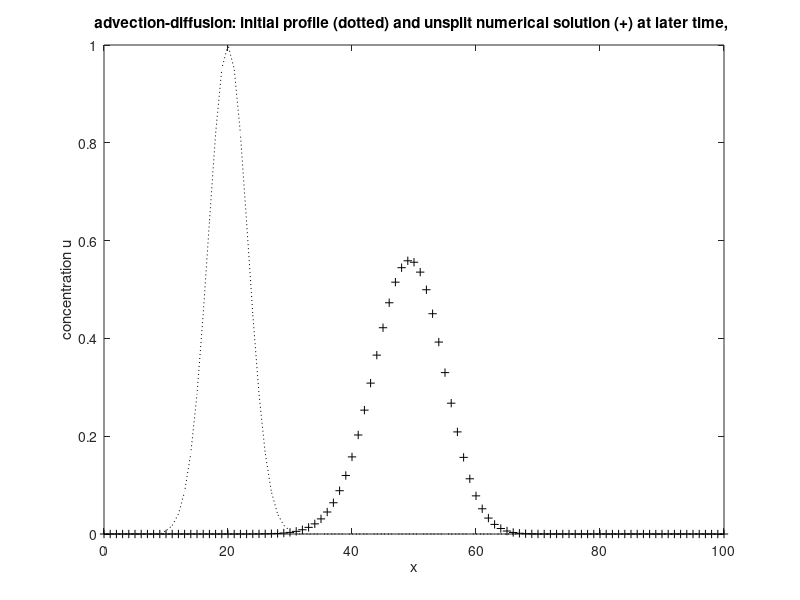

Reproduce this figure in MATLAB.
function advectiondiffusion
% File name: advectiondiffusion.m
% Author: Clive Mingham 
% Date: 14 Oct 2010
%
% This m-file is associated with the free text book: 'Introductory Finite Difference 
% Methods for PDEs' which may be downloaded from
% http://bookboon.com/uk/student/mathematics/introductory-finite-difference
% -methods-for-pdes
%
% Description: Solves the 1D Advection-Diffusion equation 
% dU/dt + v dU/dx = Kx d2U/dx2 with conditions given by Figure 5.2.
%
% Variables:
% u=u(x,t) is the concentration function
% runtime is run time in seconds
% t is elapsed time in seconds
% x is distance in metres
% v is velocity m/s
% Kx is the diffusion coefficient in the x direction
%
% Note:  
% 1) if Kx = 0 this is pure advection and the problem
%    has the usual analytical solution.
% 2) if v = 0 this is pure diffusion and the problem
%    has an analytical solution for certain inital conditions.
% 
% Discretisation:
% first order forward difference for du/dt
% first order backward difference for du/dx
% second order symmetric difference for d2u/dx2
%
% Sub function: gaussian
%
% Boundary Conditions:
% Dirichlet - set to ghost values to zero at left and right edges of domain
%
% Output:
% The solution is calculated over [p, q] using N points and plotted
% after ntimesteps time steps, i.e. the final 
% solution is at time, ntimesteps*dt seconds.
%
clear all; clc; clf
% First set the initial parameters.
p=0;                           % start of computational domain
q=100;                         % end of computational domain
v=0.5;                         % water speed in x direction
t=0;                           % start clock
runtime=57;                    % required run time
Kx=0.1;                        % diffusion coeficient in x direction
N=101;                         % number of grid points
dx=(q-p)/(N-1);                % spatial step size
x = p: dx : q;                 % vector of grid points
u0=zeros(1,N);                 % vector of initial u values filled with zeros
% Set initial profile
u0=gaussian(x);                 % gaussian initial profile
initialu=u0;                    % keep initial profile for comparison
%
F=0.9;                         % safety factor
dtAD=dx*dx/(v*dx+2*Kx);        % unsplit time step from von Neumann stability analysis
dt=F*dtAD;                     % time step reduced by safety factor
ntimesteps=100;                % number of time steps
Cx=v*dt/dx;                   % Courant number
Rx=Kx*(dt/(dx*dx));            % constant for diffusion term
% 
u=zeros(1,N+2);                % define correct sized numerical solution array
%                              
% Begin the time marching algorithm
disp('start time marching ...')
 for count=1:ntimesteps
     t=t+dt;        % current time for outputted solution
     if t > runtime
         t=t-dt;    % go back
         dt=t-runtime; % calc last dt
         t=runtime
     else
         t
     end                                 
    u0=[0 u0  0];         % insert ghost values
    for i=2:N+1
        u(i)=u0(i)-Cx*(u0(i)-u0(i-1))+ Rx*(u0(i+1)-2*u0(i)+u0(i-1));   
    end
    u0=u(2:N+1);            % copy solution to initial conditions for next iteration
    if t >= runtime
         disp('runtime achieved')
         break   % stop time marching loop     
     end      
   end  % of time marching loop 
   disp('time marching finished, see results in graphics window')
   % Output
    plot(x,initialu,'k:',x,u(2:N+1),'k+')  % plot of numerical soln and initial profile
    xlabel('x')
    ylabel('concentration u')
    title('advection-diffusion: initial profile (dotted) and unsplit numerical solution (+) at later time, ') 
% end of advectiondiffusion.sce
%%%%%%%%%%%%%%%%%%%%%%%%%%%%%%%%%%%%%%%%%%%%%%%%%%%%%%%%%%%%%%%%%%%%%%%%%%%%%%%%%%%%
function y = gaussian(x)
  % Initial condition Gaussian function over [0,100], height h, centred on x = xcen
  N=length(x);
  y=x*0;
  h=1.0;
  xcen=20;
  for i=1:N
      if (x(i)>=10 && x(i)<=30) 
        y(i)=h*exp(-0.05*(x(i)-xcen)^2); 
      end    
  end  
% end of function gaussian
%%%%%%%%%%%%%%%%%%%%%%%%%%%%%%%%%%%%%%%%%%%%%%%%%%%%%%%%%%%%%%%%%%%%%%%%%%%%%%%%%%%


